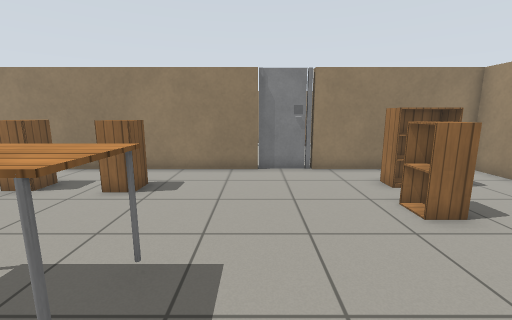
View 1 (above)

24 first-person views from a walk through a Gazebo world. The camera is 1.1 m above the floor, tilts 10° down and sees 90° across. The floor is counted in squares, 0.5 m on a side. Each view is taken from the middle of a square. On the plan, view 1 faces up. The plan holds only what a view shows up to about 16 squares ahead; the rest is blank. Gazebo's built-in surfaces are drawn with simple patterns. Surface patterns are stand-ins for the level's own textures.

View 2
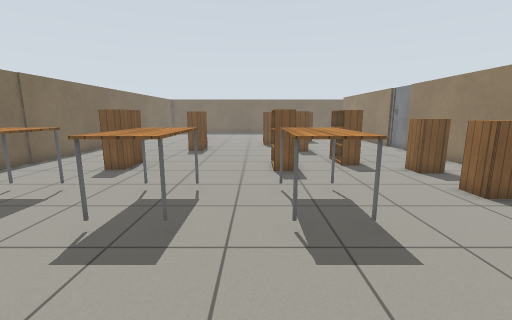

View 3
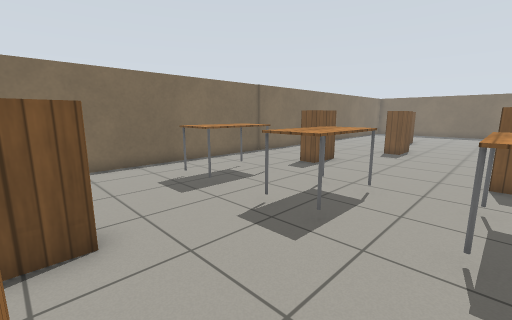

View 4
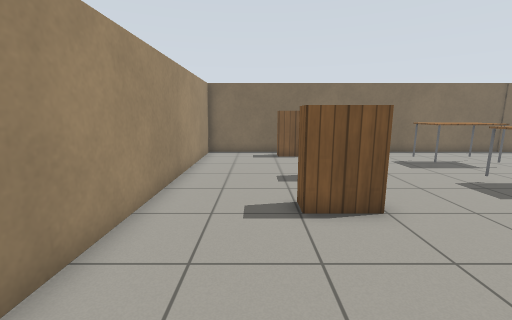

View 5
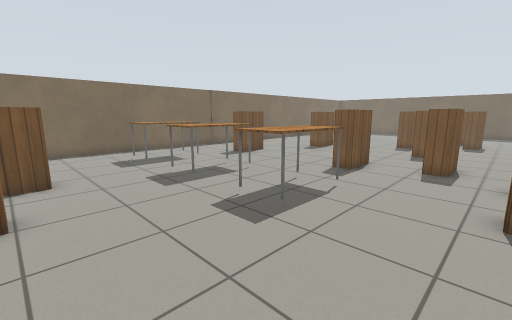

View 6
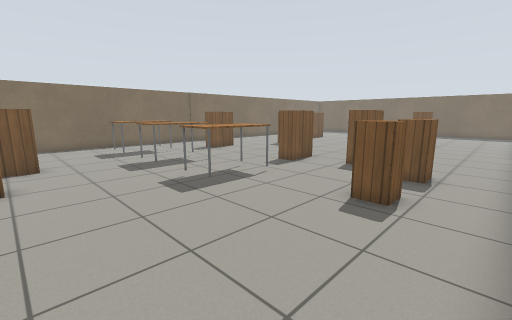

View 7
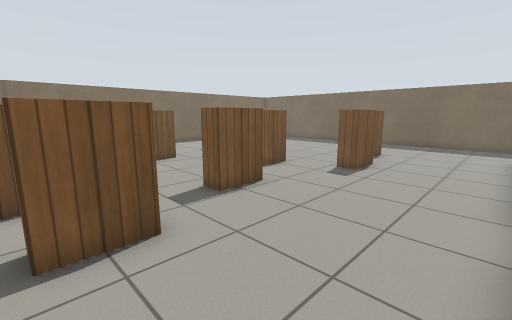

View 8
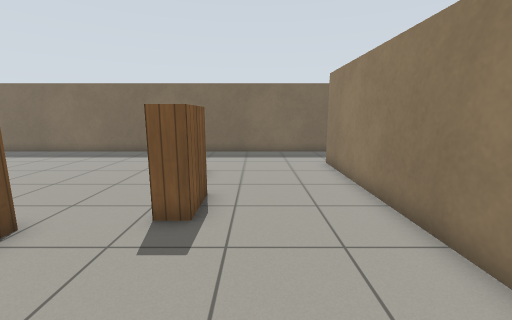

View 9
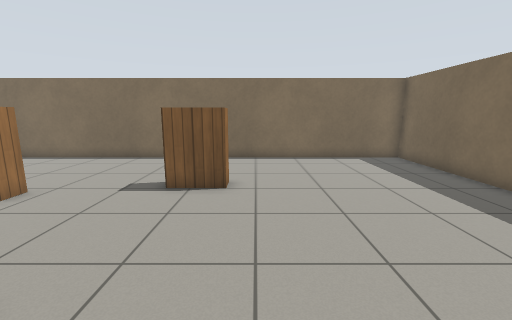

View 10
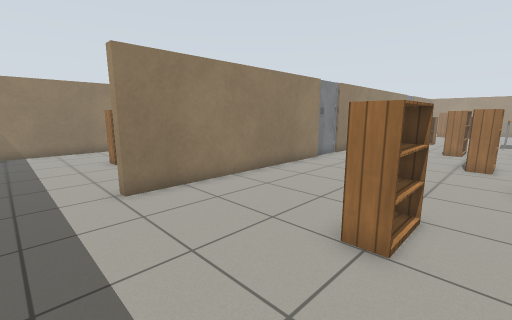

View 11
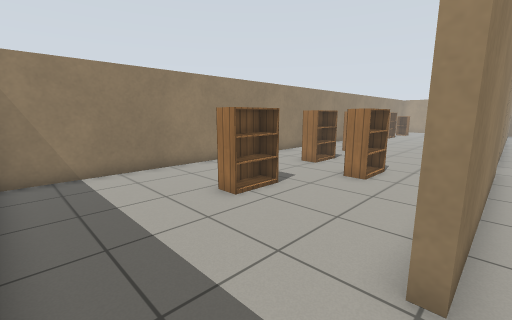

View 12
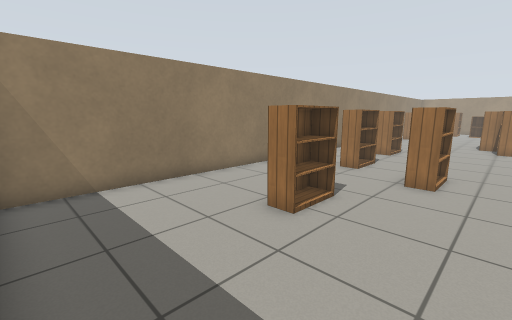

View 13
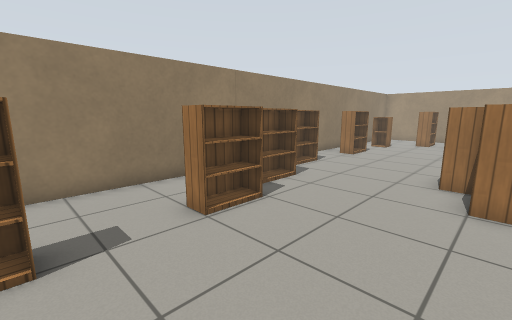

View 14
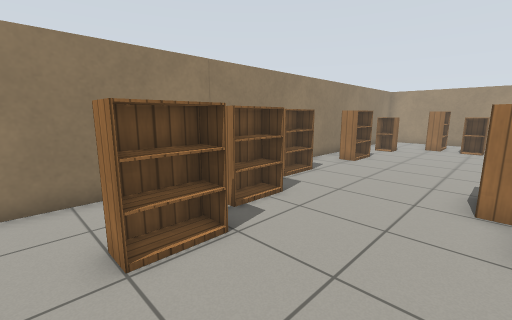

View 15
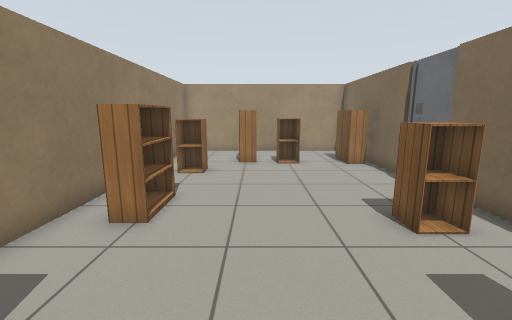

View 16
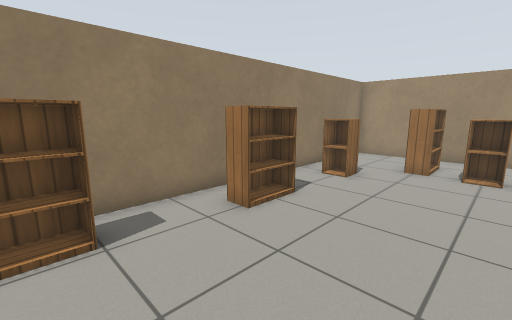

View 17
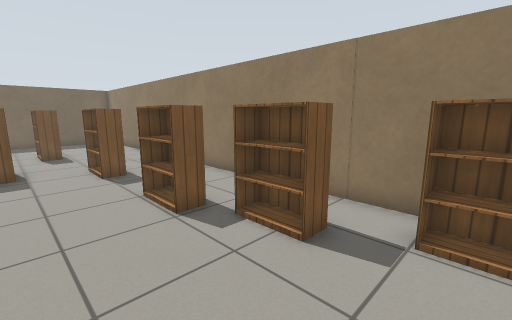

View 18
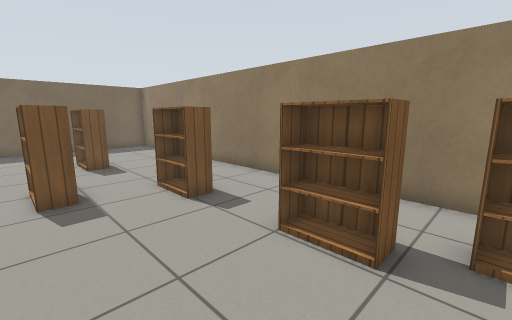

View 19
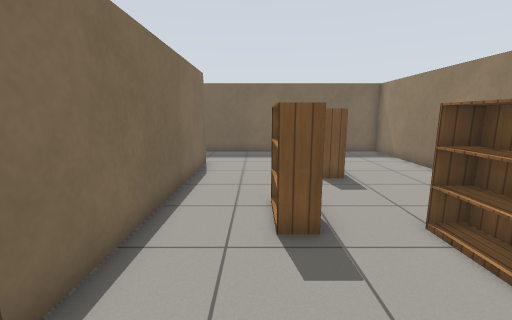

View 20
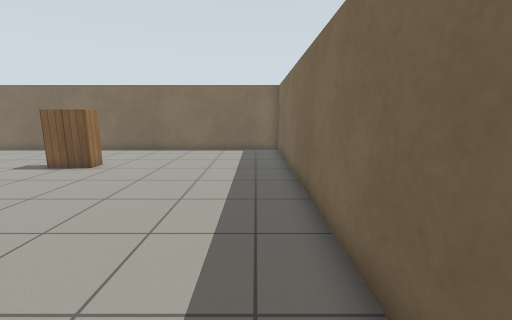

View 21
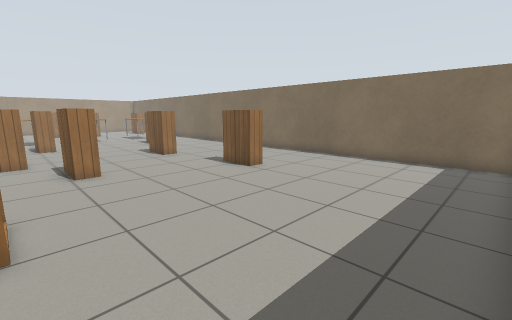

View 22
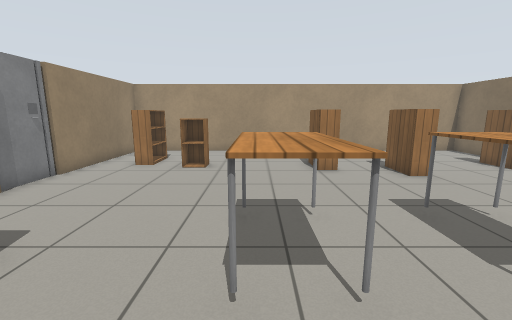

View 23
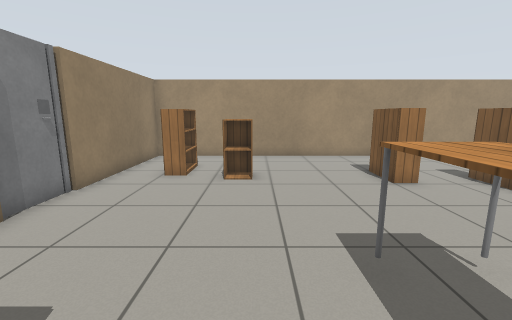

View 24
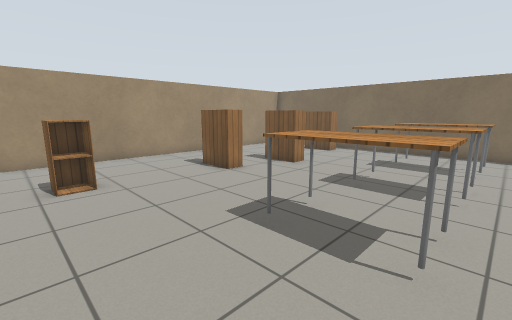

### Floor plan
Points are (right, up) in squares from view 1. A wall is a line through its corners. A room is listed if a view was taken in it or the views show most of it. See-through windows are left out.
Room 1 (views 1, 2, 3, 4, 5, 6, 7, 8, 9, 10, 11, 12, 13, 14, 15, 16, 17, 18, 19, 20, 21, 22, 23, 24)
walls: (-15, 10.3) (-24.8, 10.3) (-24.8, 10.7) (-15, 10.7); (-2, 10.7) (0.1, 10.7); (0.1, 10.3) (-12.9, 10.3); (2.4, 10.7) (4.5, 10.7); (4.5, 10.3) (2.4, 10.3); (6.4, 10.7) (8.8, 10.7) (8.8, 20.3) (-28.4, 20.3) (-28.4, -9.2) (8.8, -9.2) (8.8, 10.3) (6.4, 10.3)
objects: bookshelf (-23, 4) to (-21, 5); bookshelf (-23, 16) to (-22, 16); bookshelf (-20, -4) to (-19, -4); bookshelf (-20, 5) to (-18, 5); bookshelf (-19, 14) to (-18, 14); bookshelf (-17, 2) to (-16, 2); bookshelf (-17, 17) to (-16, 17); bookshelf (-14, -3) to (-13, -3); bookshelf (-14, 4) to (-13, 4); door leaf (-14, 11); bookshelf (-13, 17) to (-11, 17); bookshelf (-10, 5) to (-8, 5); bookshelf (-10, 18) to (-9, 18); bookshelf (-9, -5) to (-7, -5); bookshelf (-9, 2) to (-7, 2); bookshelf (-9, 12) to (-7, 12); cabinet (-7, 7) to (-7, 8); bookshelf (-7, 13) to (-5, 13); bookshelf (-7, 19) to (-5, 19); table (-4, -6) to (-2, -5); table (-4, -2) to (-2, -1); table (-4, 2) to (-2, 3); cabinet (-4, 7) to (-4, 8); cabinet (-2, 12) to (-2, 13); bookshelf (-2, 18) to (0, 19); door leaf (1, 11) to (2, 11); bookshelf (2, -3) to (4, -3); bookshelf (3, -8) to (5, -8); bookshelf (3, 0) to (5, 0); cabinet (3, 18) to (3, 19); cabinet (4, 5) to (4, 6); bookshelf (4, 8) to (6, 8); bookshelf (5, 11) to (6, 12); cabinet (5, 14) to (5, 15); bookshelf (5, 16) to (6, 17)

Where each view was taken, in squares from view 1:
view 1: 0 up, 0 right, facing up
view 2: 1 up, 3 right, facing left
view 3: 2 up, 3 right, facing down-left
view 4: 6 up, 6 right, facing down
view 5: 7 up, 3 right, facing down-left
view 6: 10 up, 3 right, facing down-left
view 7: 10 up, 8 left, facing down-left
view 8: 7 up, 13 left, facing left
view 9: 4 up, 21 left, facing down
view 10: 3 up, 27 left, facing up-right
view 11: 10 up, 28 left, facing up-right
view 12: 12 up, 28 left, facing up-right
view 13: 12 up, 16 left, facing up-right
view 14: 13 up, 14 left, facing up-right
view 15: 16 up, 7 left, facing right
view 16: 14 up, 6 left, facing up-right
view 17: 14 up, 6 left, facing up-left
view 18: 13 up, 10 left, facing up-left
view 19: 13 up, 13 left, facing left
view 20: 7 up, 27 left, facing down
view 21: 4 up, 28 left, facing down-right
view 22: 3 up, 7 left, facing right
view 23: 5 up, 5 left, facing right
view 24: 7 up, 5 left, facing down-right
